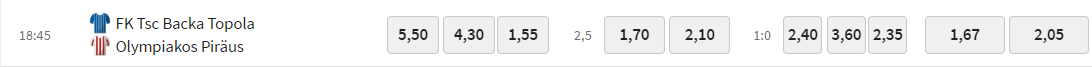
#> input picture test.png, 1092 x 67 px
$ python aitest.py
#> lines starting #> are read from the running program, lines starting #| are printed output that depends on the picture; after the words box and inside, x2 and y2 are one past the last pixel; in counts of white or black regions, pixels touching at a corner belong together
import pytesseract
import cv2
from PIL import Image
pytesseract.pytesseract.tesseract_cmd = r'C:\Program Files\Tesseract-OCR\tesseract.exe'
img2 = cv2.imread("test.png")
#> img2 is the input picture: shape (67, 1092, 3); mean B, G, R 242.3, 242.2, 242.1
gray = cv2.cvtColor(img2, cv2.COLOR_BGR2GRAY)
binary = cv2.threshold(gray,0,255,cv2.THRESH_BINARY + cv2.THRESH_OTSU)[1]
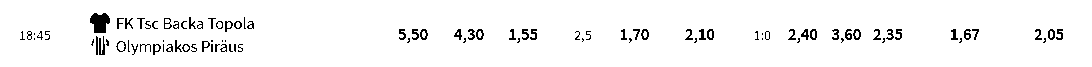
#> binary: shape (67, 1092); 96.1% white; black in thin lines or dots, all inside (x1, y1, x2, y2) = (20, 13, 1063, 55)
#> (the run stopped early here; a loop or call above may not have finished)
